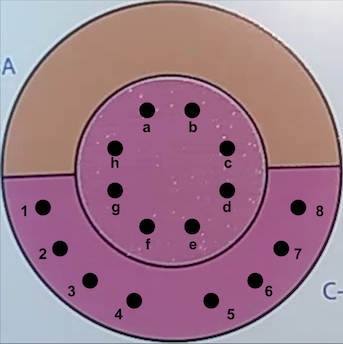
#> input picture sample.jpg, 343 x 344 px
$ python Process_Frame.py sample.jpg
#> lines starting #> are read from the running program, lines starting #| are printed output that depends on the picture; after the words box and inside, x2 and y2 are one past the last pixel; in counts of white or black regions, pixels touching at a corner belong together
import numpy as np
import cv2, sys

# Width/Height constants are used only for debugging. Constants define the
# output window which will be displayed to the user.
FINAL_WIDTH = 500
FINAL_HEIGHT = 500

# Number of samples which will occur during dosimeter evaluation.
NUM_SAMPLES = 5

# Offset constants define where the region enclosed by a countour sampled with
# respect to the center of the image.
X_OFF = 10
Y_OFF = 10

# RGB constants define the range of RBG values the dosimeter lies between.
# These values will likely need some additional tweaking as we evaluate more videos.
R_LOWER = 140
R_UPPER = 180
G_LOWER = 70
G_UPPER = 180
B_LOWER = 45
B_UPPER = 150

# Depending on where the dosimeter is within the image, the minimum and maximum size
# may vary. The MIN and MAX constants define the minimum and maximum region the dosimeter
# may be, for example, the dosimeter must be between 300 and 350 pixels, squared. (By default)
DOS_MIN_SIZE = 300
DOS_MAX_SIZE = 350

# Boolean function which returns whether or not the region enclosing a contour is
# the dosimeter. The function will sample several points inside of the region to
# verify the sample points are within the expected dosimeter values; if so the dosimeter is there.

# WARNING:
# There may be sampling issues, which will cause an array out of bounds exception, as the contours get smaller.
# If a region is 10x10 pixels, it will be impossible to probe the RGB values. However, it is incredibly
# unlikely the dosimeter will not be found. Since the size of the dosimeter is checked first, this error
# should not occur. More testing will be required to determine reliability.
def isDosimeter(ROI):

    # Find the center of the image
    mid_x = ROI.shape[0] // 2
    mid_y = ROI.shape[1] // 2
    average = 0

    # One sample will occur in each quadrant, as well as the center of the image.
    x_cord = [mid_x, mid_x + X_OFF, mid_x + X_OFF, mid_x - X_OFF, mid_x - X_OFF]
    y_cord = [mid_y, mid_y + Y_OFF, mid_y - Y_OFF, mid_y + Y_OFF, mid_y - Y_OFF]

    for i in range(NUM_SAMPLES):
        b,g,r = ROI[x_cord[i], y_cord[i]] # Extract r,b,g values
        # print(r, g, b)

        # There is likely a better implementation, but this works for now.
        if (R_LOWER < r < R_UPPER):
            if (G_LOWER < g < G_UPPER):
                if (B_LOWER < b < B_UPPER):
                    average += 1

    # If half of the samples are valid, the region is likely the dosimeter.
    if (average > (NUM_SAMPLES // 2)):
        return True

    return False

# Boolean function which determines if a region is approximately the size of the dosimeter.
# The expected size will be within the DOS_MIN_SIZE and DOS_MAX_SIZE squared.
def in_size(ROI):
    width, height,_ = ROI.shape # Extract region parameters
    if (DOS_MIN_SIZE <= width <= DOS_MAX_SIZE):
        if (DOS_MIN_SIZE <= height <= DOS_MAX_SIZE):
            return True
    return False

# Usage: python3 Process_Frame.py <insert filename>
# The code below has been designed to be used within a script, hence the abstraction.
def main(file_path):
    # Read the frame into memory.
#> called with file_path = 'sample.jpg'
    frame = cv2.imread(file_path, cv2.IMREAD_COLOR)
#> frame is the input picture: shape (344, 343, 3); mean B, G, R 141.7, 123.6, 160.9

    # Verify frame has been correctly read.
    if (frame is None):
        print("Invalid file path for sample image.")
        sys.exit(0)

    # Convert the original image into grayscale, and apply OTSU filtering to it.
    frame_gray = cv2.cvtColor(frame, cv2.COLOR_BGR2GRAY)
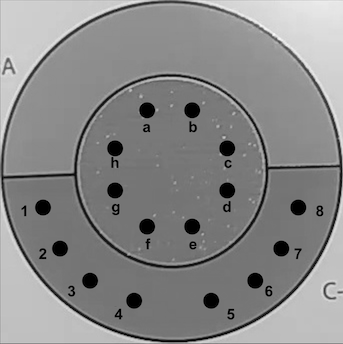
#> frame_gray: shape (344, 343); min 0, max 251, mean 136.8
    _, threshold = cv2.threshold(frame_gray, 0, 255, cv2.THRESH_BINARY+cv2.THRESH_OTSU)
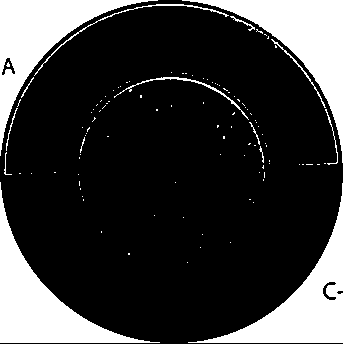
#> threshold: shape (344, 343); 22.5% white; 109 white regions (94 under 20 px)

    # Find the contours within the image.
    contours,_ = cv2.findContours(threshold, cv2.RETR_TREE,cv2.CHAIN_APPROX_SIMPLE)
#> contours = 111 contours, 101 with area under 20; largest, box (x1, y1, x2, y2) and area: (182, 0, 343, 163) 6274, (0, 182, 160, 343) 6230, (0, 0, 158, 156) 5944, (188, 183, 343, 343) 5870, (114, 77, 249, 120) 154

    # Sort the contours based on area; returns a list with descending contour areas.
    # The dosimeter is likely within the first 5, potentially 10, contours.
    contours = sorted(contours, key=cv2.contourArea, reverse=True)

    # Loop through all the contours to find the dosimeter.
    found_contour = False
    for c in contours:
        # Extract the region enclosing a specific contour.
        x,y,w,h = cv2.boundingRect(c)
        ROI = frame[y : y + h, x : x + w]

        if in_size(ROI) and isDosimeter(ROI):
            found_contour = True
            break
#> this loop made 111 passes
#> (x, y, w, h, width in in_size, height in in_size) on passes 1 to 12: (182, 0, 161, 163, 163, 161), (0, 182, 160, 161, 161, 160), (0, 0, 158, 156, 156, 158), (188, 183, 155, 160, 160, 155), (114, 77, 135, 43, 43, 135), (34, 4, 195, 72, 72, 195), (1, 57, 15, 19, 19, 15), (322, 281, 15, 20, 20, 15), (271, 39, 55, 69, 69, 55), (230, 16, 25, 15, 15, 25), (325, 109, 13, 56, 56, 13), (6, 108, 12, 43, 43, 12)
#> (c, x, y, w, h, width in in_size, height in in_size) on passes 20, 22, 23, 24, 25, 26: ([[223, 136], [223, 138], [224, 138], [224, 136]], 223, 136, 2, 3, 3, 2), ([[140, 95], [140, 97], [141, 97], [141, 95]], 140, 95, 2, 3, 3, 2), ([[217, 125], [217, 127], [218, 126], [218, 125]], 217, 125, 2, 3, 3, 2), ([[234, 112], [232, 114], [233, 114], [234, 113]], 232, 112, 3, 3, 3, 3), ([[237, 99], [239, 101], [239, 100], [238, 99]], 237, 99, 3, 3, 3, 3), ([[275, 45], [275, 47], [276, 47], [276, 46]], 275, 45, 2, 3, 3, 2)
#> pass 1, in main, `ROI = frame[y : y + h, x : x + w]`:
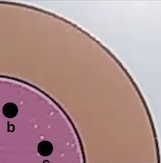
#> ROI: shape (163, 161, 3); mean B, G, R 143.1, 143.7, 176.5
#> pass 2, in main, `ROI = frame[y : y + h, x : x + w]`:
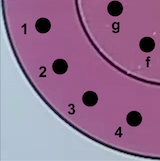
#> ROI: shape (161, 160, 3); mean B, G, R 147.6, 113, 150.7
#> pass 3, in main, `ROI = frame[y : y + h, x : x + w]`:
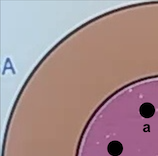
#> ROI: shape (156, 158, 3); mean B, G, R 142.7, 140.7, 166.1

    # [9 lines of commented-out code are left out]
    if (found_contour == False):
        print("No dosimeter found in frame: " + sys.argv[1])
        sys.exit(0)
#> (the program exits here)
